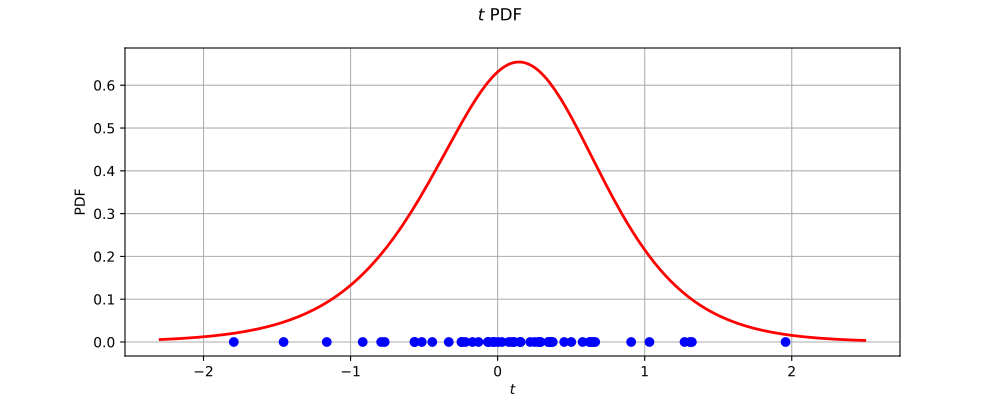

This figure's Python source:
import openturns as ot
from matplotlib import pyplot as plt
from openturns.viewer import View
ot.RandomGenerator.SetSeed(0)
factory = ot.MeixnerDistributionFactory()
ref = factory.build()
dimension = ref.getDimension()
if dimension <= 2:
    sample = ref.getSample(50)
    distribution = factory.build(sample)
    if dimension == 1:
        distribution.setDescription(['$t$'])
        pdf_graph = distribution.drawPDF(256)
        cloud = ot.Cloud(sample, ot.Sample(sample.getSize(), 1))
        cloud.setColor('blue')
        cloud.setPointStyle('fcircle')
        pdf_graph.add(cloud)
        fig = plt.figure(figsize=(10, 4))
        plt.suptitle(str(distribution))
        pdf_axis = fig.add_subplot(111)
        View(pdf_graph, figure=fig, axes=[pdf_axis], add_legend=False)
    else:
        sample = ref.getSample(500)
        distribution.setDescription(['$t_0$', '$t_1$'])
        pdf_graph = distribution.drawPDF([256]*2)
        cloud = ot.Cloud(sample)
        cloud.setColor('red')
        cloud.setPointStyle('fcircle')
        pdf_graph.add(cloud)
        fig = plt.figure(figsize=(10, 4))
        plt.suptitle(str(distribution))
        pdf_axis = fig.add_subplot(111)
        View(pdf_graph, figure=fig, axes=[pdf_axis], add_legend=False, square_axes=True)
